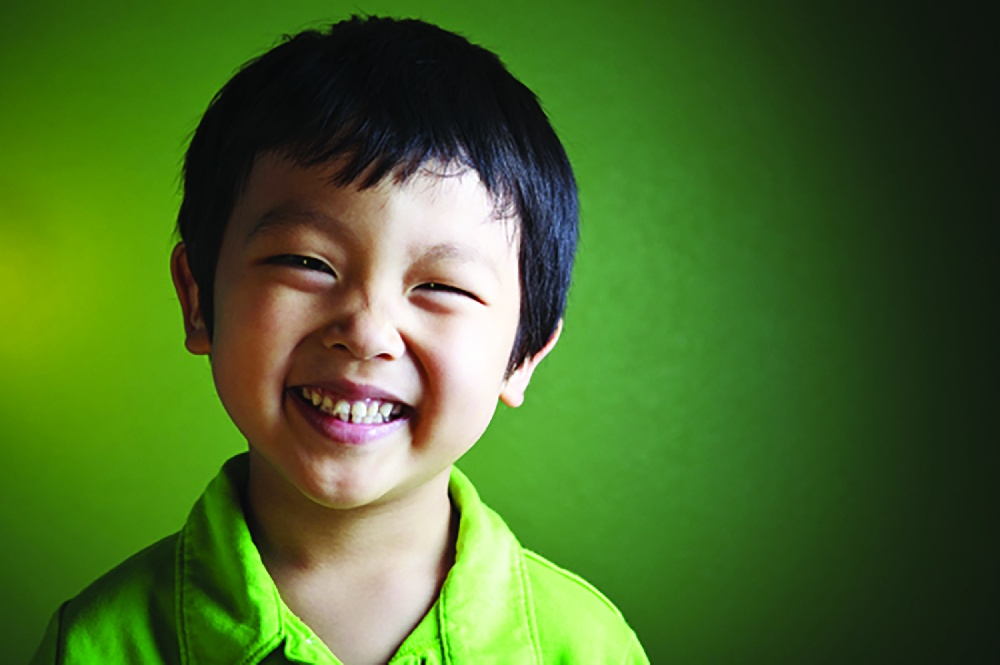
#> input picture happy_asian_boy_smiling.jpg, 1000 x 665 px, shrunk from 2500 x 1663 before the run, found by its file name
$ jupyter execute cartoonize1.ipynb
#> lines starting #> are read from the running program, lines starting #| are printed output that depends on the picture; after the words box and inside, x2 and y2 are one past the last pixel; in counts of white or black regions, pixels touching at a corner belong together
[cell 1]
import cv2
import numpy as np
import matplotlib.pyplot as plt

#Load image

[cell 2]
#Load Image

[cell 3]
def read_file(filename):
    img=cv2.imread(filename)
#> img is the input picture: shape (665, 1000, 3); mean B, G, R 42.1, 106.6, 73.1
    img=cv2.cvtColor(img,cv2.COLOR_BGR2RGB)
    plt.imshow(img)
    plt.show()
    return img

[cell 4]
img=read_file("C:/Users/aishi/OneDrive/Desktop/Personal Projects/happy_asian_boy_smiling.jpg")

Edge Mask

[cell 5]
def edmask(img,linesize,blur_value):
#> called with linesize = 7, blur_value = 7
    gray=cv2.cvtColor(img,cv2.COLOR_RGB2GRAY)
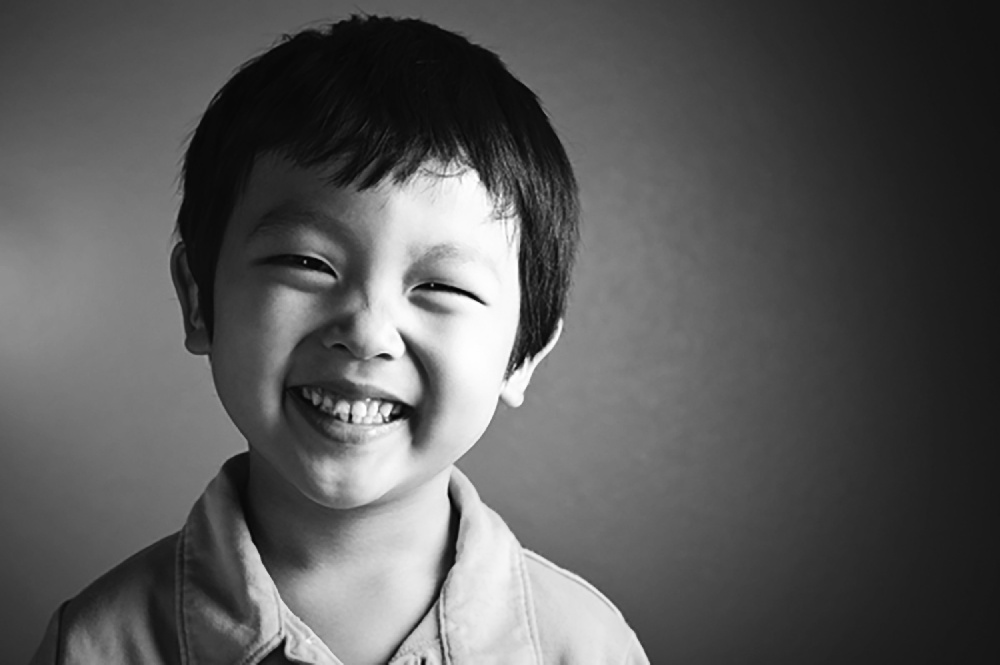
#> gray: shape (665, 1000); min 0, max 255, mean 89.2
    grayblur=cv2.medianBlur(gray,blur_value)
    edges=cv2.adaptiveThreshold(grayblur,255,cv2.ADAPTIVE_THRESH_MEAN_C,cv2.THRESH_BINARY,linesize,blur_value)
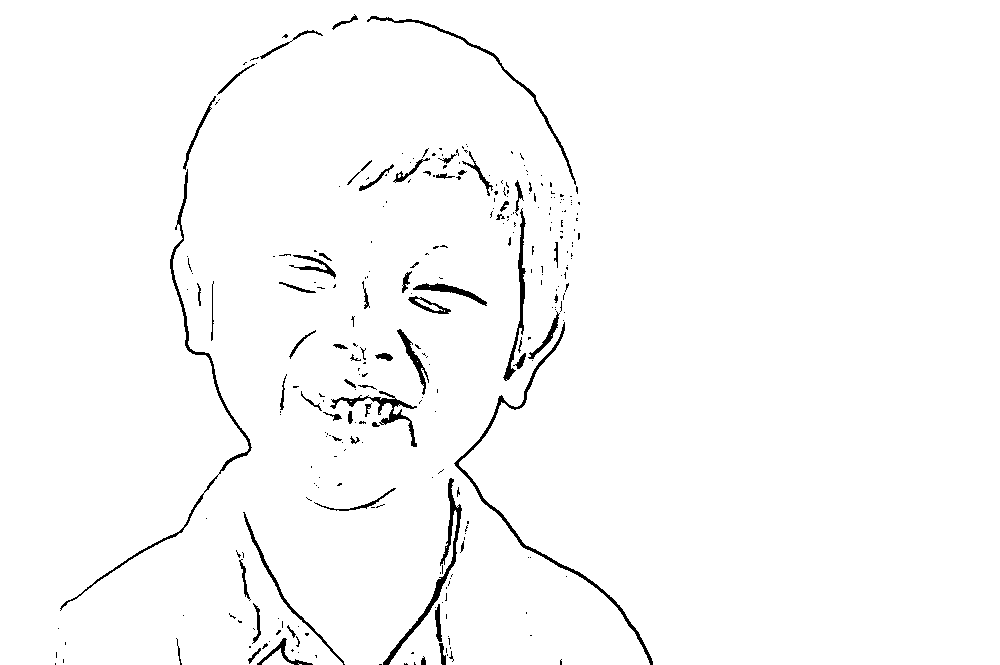
#> edges: shape (665, 1000); 98% white; 290 black regions (226 under 20 px), largest, box (x1, y1, x2, y2) and area: (454, 322, 653, 665) 1552, (60, 169, 252, 611) 1474, (383, 478, 462, 665) 1157
    return edges

[cell 6]
linesize,blur_value=7,7
edges=edmask(img,linesize,blur_value)
plt.imshow(edges,cmap="binary")
plt.show()

[cell 7]
def color_quantization(img,k):
    #k-->No of colors
#> called with k = 10
    data=np.float32(img).reshape((-1,3))
    criteria=(cv2.TERM_CRITERIA_EPS+ cv2.TERM_CRITERIA_MAX_ITER,20,0.001)
    ret,label,center=cv2.kmeans(data,k,None,criteria,10,cv2.KMEANS_RANDOM_CENTERS)
#> ret = 400186070.7; center = [[199.1, 182.1, 165.5], [73.91, 152.8, 45.84], [47.58, 102.9, 18.49], [178.8, 253.6, 103.9], [23.07, 35.65, 17.5], [89.42, 50.98, 28.19], [239.1, 234.4, 224.5], [90.09, 160, 4.91], [153.2, 116, 88.86], [62.88, 72.35, 100.5]]
    center=np.uint8(center)
#> center = [[199, 182, 165], [73, 152, 45], [47, 102, 18], [178, 253, 103], [23, 35, 17], [89, 50, 28], [239, 234, 224], [90, 160, 4], [153, 116, 88], [62, 72, 100]]
    result=center[label.flatten()]
    result=result.reshape(img.shape)
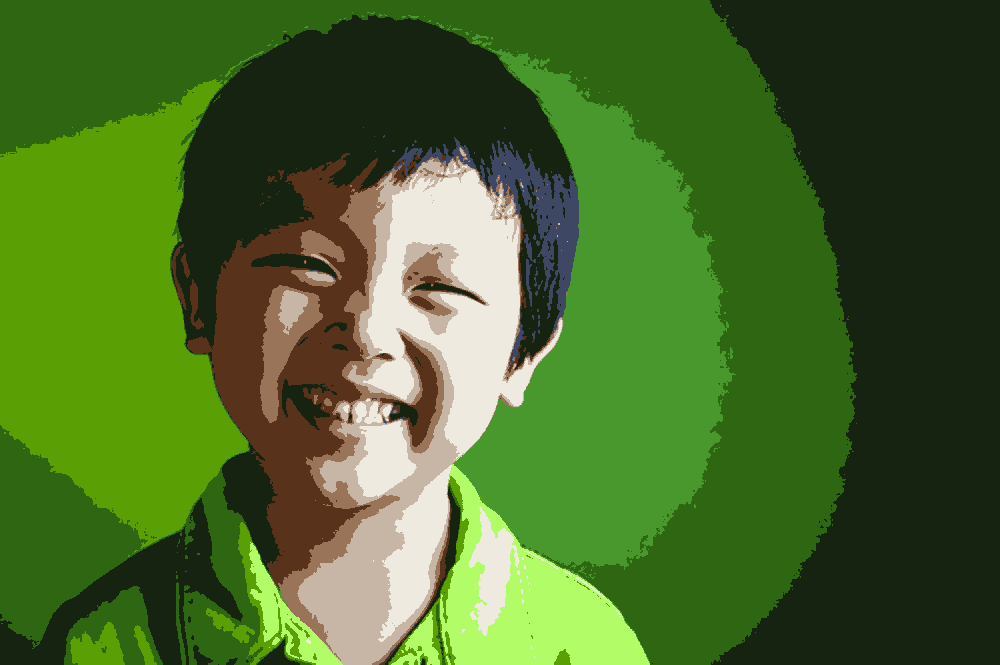
#> result: shape (665, 1000, 3); mean R, G, B 72.7, 106, 41.5
    return result

[cell 8]
img1=color_quantization(img,k=10)
plt.imshow(img1)
plt.show()

[cell 9]
blurred=cv2.bilateralFilter(img1,d=3,sigmaColor=200,sigmaSpace=200)
plt.imshow(blurred)
plt.show()

[cell 10]
def cartoon():
    c=cv2.bitwise_and(blurred,blurred,mask=edges)
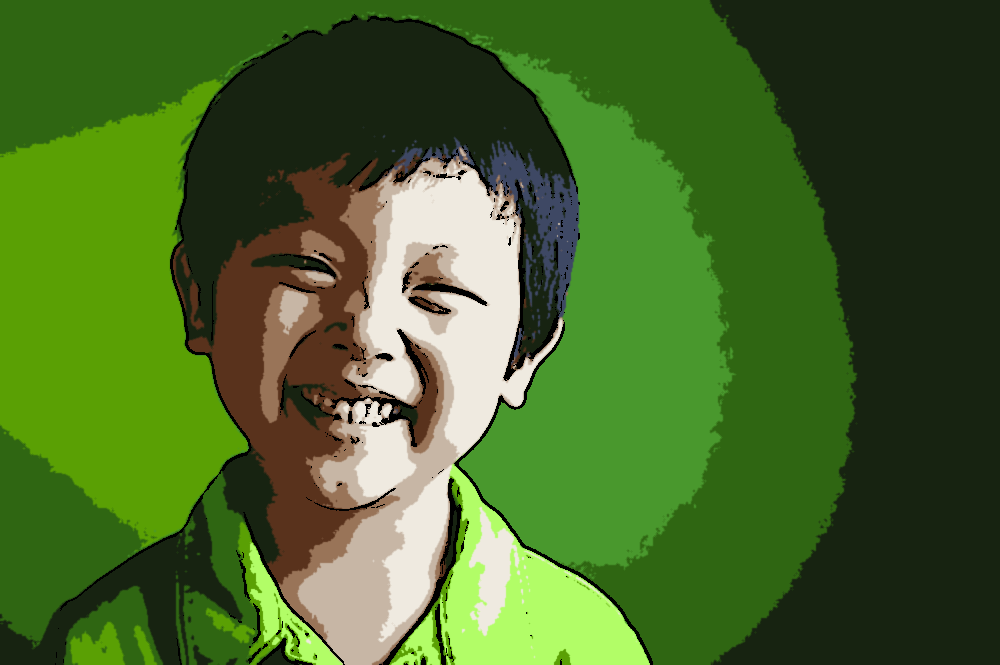
#> c: shape (665, 1000, 3); mean R, G, B 71.3, 104.4, 40.6
    plt.imshow(c)
    plt.show()

    plt.imshow(img)
    plt.show()
